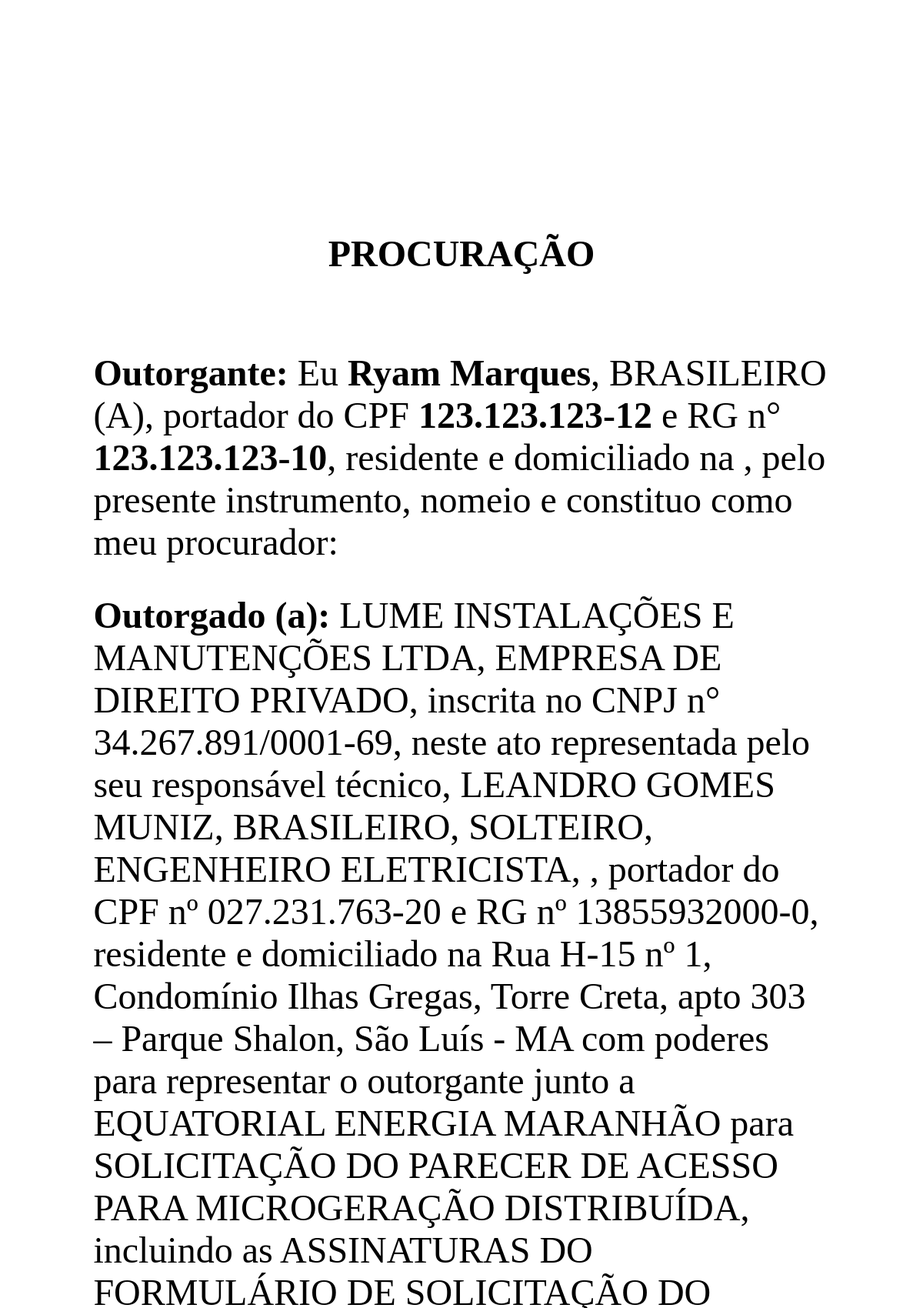
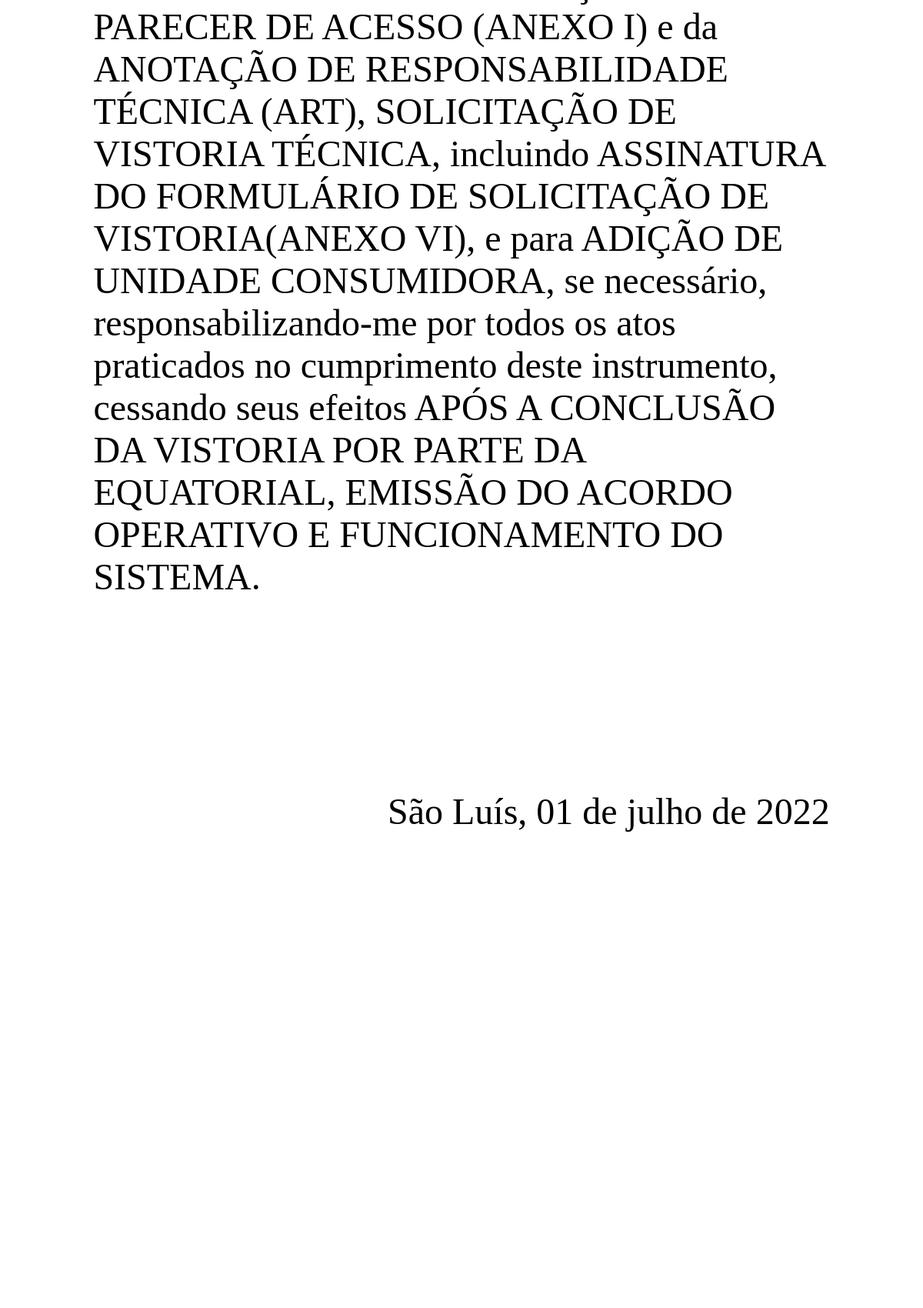
Screenshot of /clientes/Ryam Marques/procuracao/ (signed in, upper part) with the database file from the repository (2 pictures, top to bottom).
### app_doc/models.py (models this page shows, shortened)
class Cliente(models.Model):
    nome = models.CharField('Nome', max_length=100, null=True)
    fone = models.CharField('Telefone', max_length=11, null=True)
    cpf = models.CharField('CPF', max_length=14, null=True)
    rg = models.CharField('RG', max_length=20, null=True)
    nascimento = models.DateField('Nascimento', null=True, blank=True)
    email = models.CharField('Email: ', max_length=20, null=True)
    conta_contrato = models.CharField('Conta Contrato: ', max_length=20, null=True)
    decimal_x = models.CharField('Decimal - X:', max_length=15, null=True)
    decimal_y = models.CharField('Decimal - Y:', max_length=15, null=True)
    utm_x = models.CharField('UTM - X:', max_length=15, null=True)
    utm_y = models.CharField('UTM - Y:', max_length=15, null=True)
    geografica = models.CharField('Geografica:', max_length=15, null=True)
    adress = models.CharField('Endereço', max_length=200, null=True)
    link_endereco = models.CharField('Link Localização: ', max_length=30, null=True)
    inicio = models.DateField('Inicio da obra', null=True, blank=True)
    fim = models.DateField('Fim da obra', null=True, blank=True)
    equipe = models.DateField('Equipe de instalação: ', max_length=300, null=True)
    sis_pot = models.CharField('Potencia do Sistema:', max_length=4, null=True)
    ger_mensal = models.CharField('Geração Mensal:', max_length=8, null=True)
    tipo_padrao = models.CharField('Padrao de entrada:', max_length=10, null=True)
    tipo_geracao = models.CharField('Tipo de geração:', max_length=20, null=True)
    mudar_padrao = models.CharField('Padrao precisa ser mudado ?:', max_length=10, null=True)
    inversor = models.CharField('Inversor(es) Utilizado(s):', max_length=20, null=True)
    qt_inv = models.IntegerField('Quantidade de inversores:', null=True)
    mod = models.CharField('Modulos Utilizados:', max_length=20, null=True)
    qt_mod = models.IntegerField('Quantidade de modulos:', null=True)
    strBx = models.CharField('Modelo de StringBox usada:', max_length=200, null=True)
    qt_strBx = models.IntegerField('Quantidade de stringBox:', null=True)
    disj = models.CharField('Disjuntor de entrada do sistema:', max_length=15, null=True)
    disjSis = models.CharField('Disjuntor de proteção CA do sistema:', max_length=20, null=True)
    dps = models.CharField('DPS CC do Sistema:', max_length=20, null=True)
    pagamento = models.CharField('Forma de pagamento:', max_length=30, null=True)
    obs = models.CharField('Observações: ', max_length=500, null=True)

### app_doc/views.py (the view)
# urls.py: path('clientes/<nome>/procuracao/', proc),
def proc(request, nome):
    if request.user.is_authenticated:
        lista = Cliente.objects.get(nome=nome)
        context = {
            'lista': lista,
            'data': getData(),
        }
        return render(request, 'procuracao.html', context=context)
    else:
        return redirect("/login/")

### app_doc/views.py (called while the page is built)
def getData():
    timer = str(date.today())
    timer_break = timer.split('-')
    meses = {
        1: 'janeiro',
        2: 'feveireiro',
        3: 'março',
        4: 'abril',
        5: 'maio',
        6: 'junho',
        7: 'julho',
        8: 'agosto',
        9: 'setembro',
        10: 'outubro',
        11: 'novembro',
        12: 'dezembro'}
    mes = meses.get(int(timer_break[1]),)
    data = timer_break[2] + ' de ' + mes + ' de ' + timer_break[0]
    return data

### app_doc/templates/procuracao.html (shortened to what this page needs)
{% load static%}
<!DOCTYPE html>
<html lang="pt-br">
<head>
    <link rel="stylesheet" href= '{% static "css/proc.css" %}'>
</head>
<body>
{% block content %}
    <div class="geral">
        <font size="12">
            <p class="titulo"><b> PROCURAÇÃO </b></p>
            <p style="padding-top: 100px;">
                <b>Outorgante:</b> Eu <b>{{ lista.nome }}</b>, BRASILEIRO (A), portador do CPF <b>{{lista.cpf}}</b> e RG n° <b>{{lista.rg}}</b>, residente e domiciliado na <b>{{lista.endereço}}</b>, pelo presente instrumento, nomeio e constituo como meu procurador:
            </p>
            <p style="padding-top: 40px;">
                <b>Outorgado (a):</b> LUME INSTALAÇÕES E MANUTENÇÕES LTDA, EMPRESA DE DIREITO PRIVADO, inscrita no CNPJ n° 34.267.891/0001-69, neste ato representada pelo seu responsável técnico, LEANDRO GOMES MUNIZ, BRASILEIRO, SOLTEIRO, ENGENHEIRO ELETRICISTA, , portador do CPF nº 027.231.763-20 e RG nº 13855932000-0, residente e domiciliado na Rua H-15 nº 1, Condomínio Ilhas Gregas, Torre Creta, apto 303 – Parque Shalon, São Luís - MA com poderes para representar o outorgante junto a EQUATORIAL ENERGIA MARANHÃO para SOLICITAÇÃO DO PARECER DE ACESSO PARA MICROGERAÇÃO DISTRIBUÍDA, incluindo as ASSINATURAS DO FORMULÁRIO DE SOLICITAÇÃO DO PARECER DE ACESSO (ANEXO I) e da ANOTAÇÃO DE RESPONSABILIDADE TÉCNICA (ART), SOLICITAÇÃO DE VISTORIA TÉCNICA, incluindo ASSINATURA DO FORMULÁRIO DE SOLICITAÇÃO DE VISTORIA(ANEXO VI), e para ADIÇÃO DE UNIDADE CONSUMIDORA, se necessário, responsabilizando-me por todos os atos praticados no cumprimento deste instrumento, cessando seus efeitos APÓS A CONCLUSÃO DA VISTORIA POR PARTE DA EQUATORIAL, EMISSÃO DO ACORDO OPERATIVO E FUNCIONAMENTO DO SISTEMA.
            </p>
            <div style="padding-top: 250px; text-align: right;">
                <p>São Luís, {{data}}</p>
            </div>
            <div class="assinatura" style="padding-top: 800px;">
            </div>
        </font>
    </div>
{% endblock %}
</body>
</html>

### app_doc/static/css/proc.css (style rules this page uses)
body, html { height: 100%; }
.titulo { text-align: center; padding-top: 200px; }
.geral { padding-top: 2.5cm; padding-left: 3cm; padding-right: 3cm; font-family: 'Arial Narrow'; }
p { padding:0%; margin: 0%; }

### rows the page displays
Cliente: nome "Ryam Marques", cpf "123.123.123-12", rg "123.123.123-10"

### other values shown
{{ data }} "01 de julho de 2022"
